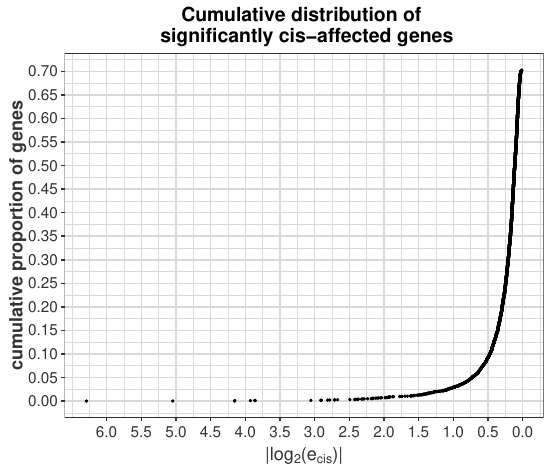

Generate this figure with R:
library(ggplot2)
library(dplyr)
library(gridExtra)
library(reshape2)

for(i in 2700:2700) {
    mydataName <- paste0("~/cloud/project/hpc_expTrueRM14A9A/exph_trueRM14A9A_esum_",formatC(i,width=4,flag="0"),".RData")
    load(mydataName)
}

tmpp <- exph_trueRM14A9A_esum_2700

godlist0 <- which(tmpp$ecisL > 0 | tmpp$ecisH <0)
godlist0N <- (1:4710)[-godlist0]

sigdf <- tmpp[godlist0,]
sort_sigdf <- sort(abs(sigdf$log.ecis),decreasing = T)

mydf <- data.frame(prop = 1:length(sort_sigdf) / 3308, absecis = sort_sigdf )

ggplot(mydf) +
  geom_point(aes(x = absecis, y= prop), size= 0.5) + 
  #xlim=rev(range(sort_sigdf)) + 
  labs(title="Cumulative distribution of \n significantly cis-affected genes", y="cumulative proportion of genes", x=expression(paste("|log"["2"], "(","e"["cis"],")|"))) +
  theme_bw() +
  theme(axis.text.x=element_text(angle=0, hjust=1)) +
  scale_x_reverse(breaks= seq(6,0,by=-0.5)) + 
  scale_y_continuous(breaks = seq(0,1,by=0.05)) + 
  theme(
    plot.title = element_text(size = 14, face = "bold",hjust=.5),
    panel.grid = element_line(color="grey85"),  
    axis.text.x = element_text(colour="grey20",size=11,hjust=.5,vjust=.5,face="plain"),
    axis.text.y = element_text(colour="grey20",size=11,hjust=.5,vjust=.5,face="plain"),
    axis.title.x = element_text(colour="grey20",size=13,hjust=.5,vjust=0,face="bold"), 
    axis.title.y = element_text(colour="grey20",size=13,hjust=.5,vjust=.5,face="bold"))

ggsave("~/cloud/project/figures/fig_6B_hist.pdf", device = "pdf", width = 14, height = 12, units = "cm",dpi=200)
     
     